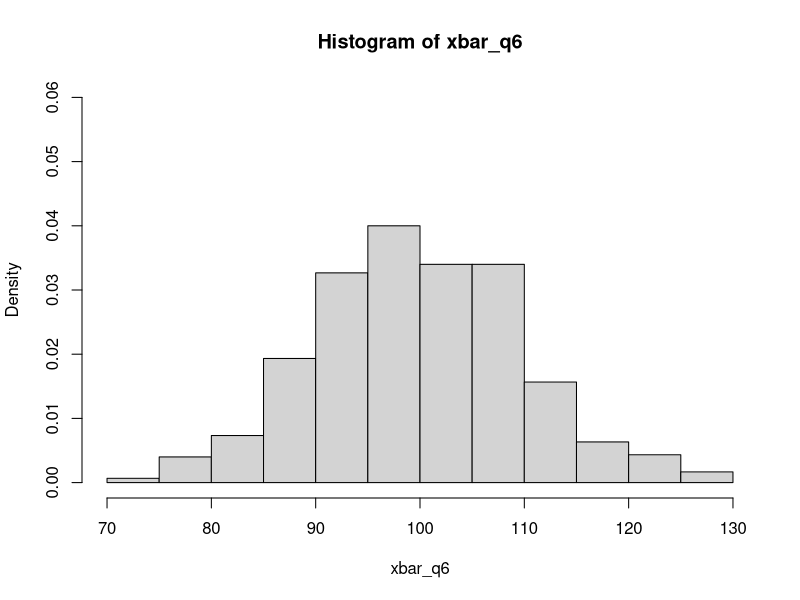
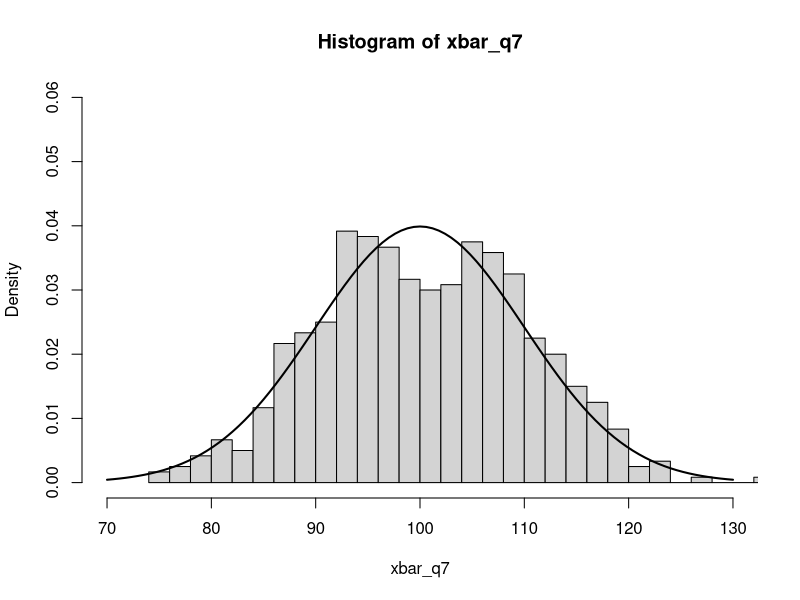
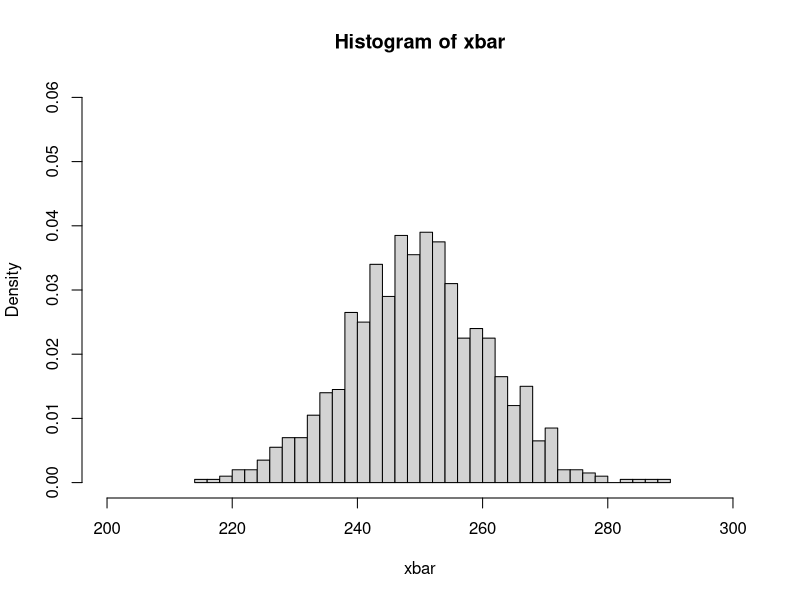
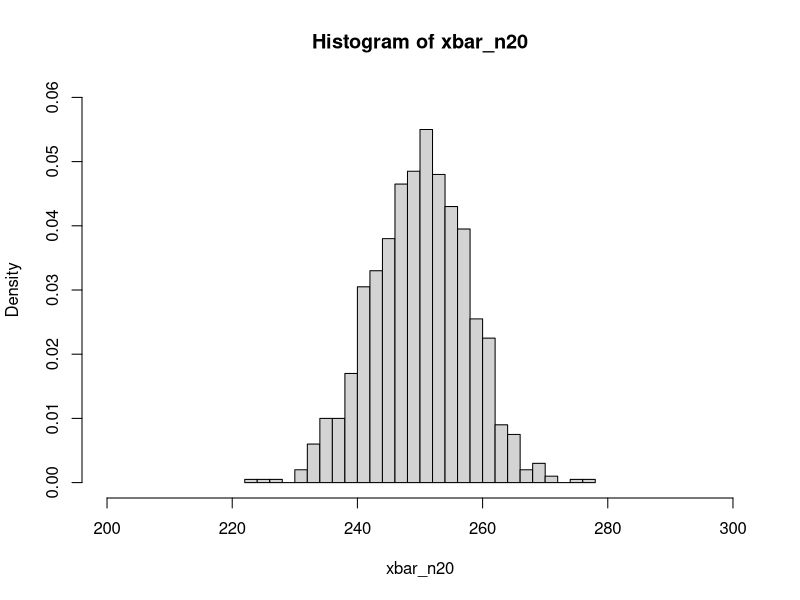

These charts were generated, in order, by the following R code:
# Lucas Laughlin

# QUESTION 6
xbar_q6 = rnorm(600, mean=100, sd=10)

# QUESTION 7
hist(xbar_q6, prob = TRUE, xlim=c(70, 130), ylim=c(0,0.06))

# QUESTION 8
xbar_q7 = rnorm(600, mean=100, sd=10)
hist(xbar_q7, prob = TRUE, xlim=c(70, 130), ylim=c(0,0.06), breaks = 30)

# QUESTION 9
curve(dnorm(x, mean= 100, sd=10), add=TRUE, lwd=2)

# QUESTION 10
xbar=1:1000
xbar_n20=1:1000

for (i in 1:1000){
  xbar[i] = mean(rnorm(10, mean=250, sd=35))
}
hist(xbar, prob = TRUE, xlim=c(200, 300), ylim=c(0,0.06), breaks = 30)
mu_xbar = mean(xbar)

for (i in 1:1000){
  xbar_n20[i] = mean(rnorm(20, mean=250, sd=35))
}
hist(xbar_n20, prob = TRUE, xlim=c(200, 300), ylim=c(0,0.06), breaks = 30)
mu_xbar_n20 = mean(xbar_n20)

# The standard deviation on the sample sizes of 20 produces 
# less spread and a more accurate representation of the
# population mean. The mean of the sample is also usually closer 
# to the population mean, after rerunning the code numerous times